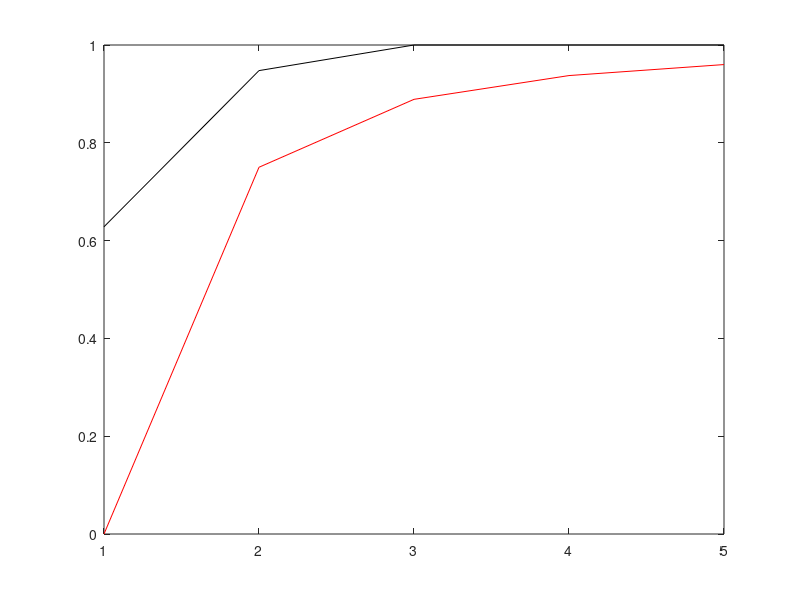

Write the MATLAB code that produced this figure.
clear;
clc;

A = dlmread('LifeExpectancy.txt');

mu = mean(A);
stdval = std(A);
n = length(A);

for k=1:5
    bound_empirical(k) = length(find(abs(A-mu) <= k*stdval))/n;  
    bound_chebyshev(k) = 1-1/k^2;
end

plot([1:5],bound_empirical,'k',[1:5],bound_chebyshev,'r');